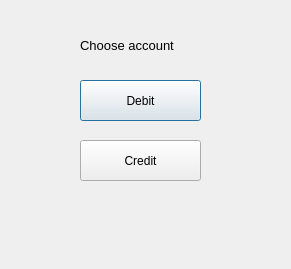
<?xml version="1.0" encoding="UTF-8"?>
<ui version="4.0">
 <class>cardselectiondialog</class>
 <widget class="QDialog" name="cardselectiondialog">
  <property name="geometry">
   <rect>
    <x>0</x>
    <y>0</y>
    <width>291</width>
    <height>269</height>
   </rect>
  </property>
  <property name="windowTitle">
   <string>Dialog</string>
  </property>
  <widget class="QLabel" name="label">
   <property name="geometry">
    <rect>
     <x>80</x>
     <y>30</y>
     <width>131</width>
     <height>31</height>
    </rect>
   </property>
   <property name="font">
    <font>
     <pointsize>10</pointsize>
    </font>
   </property>
   <property name="text">
    <string>Choose account</string>
   </property>
  </widget>
  <widget class="QPushButton" name="btnChooseDebit">
   <property name="geometry">
    <rect>
     <x>80</x>
     <y>80</y>
     <width>121</width>
     <height>41</height>
    </rect>
   </property>
   <property name="text">
    <string>Debit</string>
   </property>
  </widget>
  <widget class="QPushButton" name="btnChooseCredit">
   <property name="geometry">
    <rect>
     <x>80</x>
     <y>140</y>
     <width>121</width>
     <height>41</height>
    </rect>
   </property>
   <property name="text">
    <string>Credit</string>
   </property>
  </widget>
 </widget>
 <resources/>
 <connections/>
</ui>
